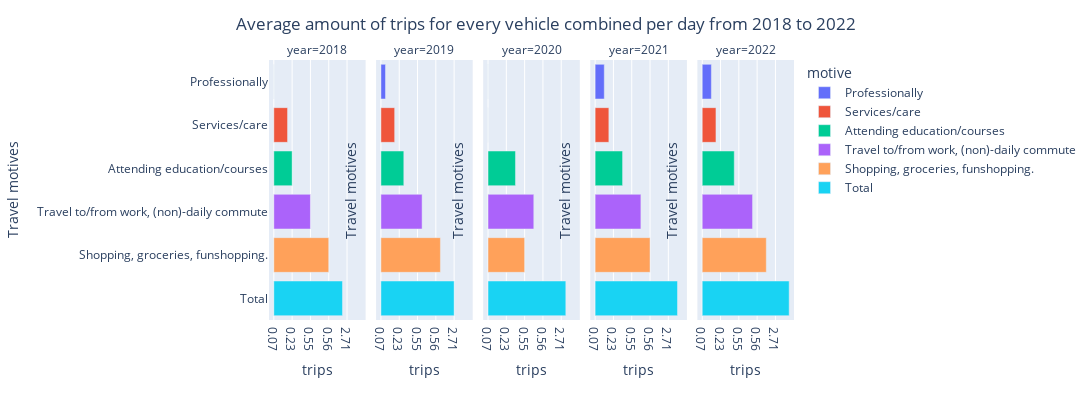

Notebook code for this chart:
### Markdown cell above
This bar chart shows the number of trips per mobility motive. The biggest share is shopping, groceries and funshopping.

### Code cell
mobility_trips_years = mobility_trips_motive[years]
display(mobility_trips_motive)
display(mobility_trips_years)


# Melt the data to create a 'year' column
mobility_trips_years = mobility_trips_years.reset_index().melt(id_vars=['motive'], var_name='year', value_name='trips')

fig = px.bar(mobility_trips_years, x='trips', y='motive', color='motive', facet_col='year', orientation='h', hover_name='trips', width=1100, height=400)

fig.update_layout(title={
    'text': 'Average amount of trips for every vehicle combined per day from 2018 to 2022',
    'x': 0.5
})
fig.update_yaxes(title_text="Travel motives")
fig.show()

### Figure 1 — Plotly figure (JSON) as saved in the notebook; plotly's stock layout.template omitted (floating-point values rounded to 4 significant figures)
{"data": [{"alignmentgroup": "True", "hovertemplate": "<b>%{hovertext}</b><br><br>motive=%{y}<br>year=2018<br>trips=%{x}<extra></extra>", "hovertext": ["0.07"], "legendgroup": "Professionally", "marker": {"color": "#636efa", "pattern": {"shape": ""}}, "name": "Professionally", "offsetgroup": "Professionally", "orientation": "h", "showlegend": true, "textposition": "auto", "type": "bar", "x": ["0.07"], "xaxis": "x", "y": ["Professionally"], "yaxis": "y"}, {"alignmentgroup": "True", "hovertemplate": "<b>%{hovertext}</b><br><br>motive=%{y}<br>year=2019<br>trips=%{x}<extra></extra>", "hovertext": ["0.11"], "legendgroup": "Professionally", "marker": {"color": "#636efa", "pattern": {"shape": ""}}, "name": "Professionally", "offsetgroup": "Professionally", "orientation": "h", "showlegend": false, "textposition": "auto", "type": "bar", "x": ["0.11"], "xaxis": "x2", "y": ["Professionally"], "yaxis": "y2"}, {"alignmentgroup": "True", "hovertemplate": "<b>%{hovertext}</b><br><br>motive=%{y}<br>year=2020<br>trips=%{x}<extra></extra>", "hovertext": ["0.07"], "legendgroup": "Professionally", "marker": {"color": "#636efa", "pattern": {"shape": ""}}, "name": "Professionally", "offsetgroup": "Professionally", "orientation": "h", "showlegend": false, "textposition": "auto", "type": "bar", "x": ["0.07"], "xaxis": "x3", "y": ["Professionally"], "yaxis": "y3"}, {"alignmentgroup": "True", "hovertemplate": "<b>%{hovertext}</b><br><br>motive=%{y}<br>year=2021<br>trips=%{x}<extra></extra>", "hovertext": ["0.08"], "legendgroup": "Professionally", "marker": {"color": "#636efa", "pattern": {"shape": ""}}, "name": "Professionally", "offsetgroup": "Professionally", "orientation": "h", "showlegend": false, "textposition": "auto", "type": "bar", "x": ["0.08"], "xaxis": "x4", "y": ["Professionally"], "yaxis": "y4"}, {"alignmentgroup": "True", "hovertemplate": "<b>%{hovertext}</b><br><br>motive=%{y}<br>year=2022<br>trips=%{x}<extra></extra>", "hovertext": ["0.08"], "legendgroup": "Professionally", "marker": {"color": "#636efa", "pattern": {"shape": ""}}, "name": "Professionally", "offsetgroup": "Professionally", "orientation": "h", "showlegend": false, "textposition": "auto", "type": "bar", "x": ["0.08"], "xaxis": "x5", "y": ["Professionally"], "yaxis": "y5"}, {"alignmentgroup": "True", "hovertemplate": "<b>%{hovertext}</b><br><br>motive=%{y}<br>year=2018<br>trips=%{x}<extra></extra>", "hovertext": ["0.09"], "legendgroup": "Services/care", "marker": {"color": "#EF553B", "pattern": {"shape": ""}}, "name": "Services/care", "offsetgroup": "Services/care", "orientation": "h", "showlegend": true, "textposition": "auto", "type": "bar", "x": ["0.09"], "xaxis": "x", "y": ["Services/care"], "yaxis": "y"}, {"alignmentgroup": "True", "hovertemplate": "<b>%{hovertext}</b><br><br>motive=%{y}<br>year=2019<br>trips=%{x}<extra></extra>", "hovertext": ["0.09"], "legendgroup": "Services/care", "marker": {"color": "#EF553B", "pattern": {"shape": ""}}, "name": "Services/care", "offsetgroup": "Services/care", "orientation": "h", "showlegend": false, "textposition": "auto", "type": "bar", "x": ["0.09"], "xaxis": "x2", "y": ["Services/care"], "yaxis": "y2"}, {"alignmentgroup": "True", "hovertemplate": "<b>%{hovertext}</b><br><br>motive=%{y}<br>year=2020<br>trips=%{x}<extra></extra>", "hovertext": ["0.07"], "legendgroup": "Services/care", "marker": {"color": "#EF553B", "pattern": {"shape": ""}}, "name": "Services/care", "offsetgroup": "Services/care", "orientation": "h", "showlegend": false, "textposition": "auto", "type": "bar", "x": ["0.07"], "xaxis": "x3", "y": ["Services/care"], "yaxis": "y3"}, {"alignmentgroup": "True", "hovertemplate": "<b>%{hovertext}</b><br><br>motive=%{y}<br>year=2021<br>trips=%{x}<extra></extra>", "hovertext": ["0.09"], "legendgroup": "Services/care", "marker": {"color": "#EF553B", "pattern": {"shape": ""}}, "name": "Services/care", "offsetgroup": "Services/care", "orientation": "h", "showlegend": false, "textposition": "auto", "type": "bar", "x": ["0.09"], "xaxis": "x4", "y": ["Services/care"], "yaxis": "y4"}, {"alignmentgroup": "True", "hovertemplate": "<b>%{hovertext}</b><br><br>motive=%{y}<br>year=2022<br>trips=%{x}<extra></extra>", "hovertext": ["0.09"], "legendgroup": "Services/care", "marker": {"color": "#EF553B", "pattern": {"shape": ""}}, "name": "Services/care", "offsetgroup": "Services/care", "orientation": "h", "showlegend": false, "textposition": "auto", "type": "bar", "x": ["0.09"], "xaxis": "x5", "y": ["Services/care"], "yaxis": "y5"}, {"alignmentgroup": "True", "hovertemplate": "<b>%{hovertext}</b><br><br>motive=%{y}<br>year=2018<br>trips=%{x}<extra></extra>", "hovertext": ["0.23"], "legendgroup": "Attending education/courses", "marker": {"color": "#00cc96", "pattern": {"shape": ""}}, "name": "Attending education/courses", "offsetgroup": "Attending education/courses", "orientation": "h", "showlegend": true, "textposition": "auto", "type": "bar", "x": ["0.23"], "xaxis": "x", "y": ["Attending education/courses"], "yaxis": "y"}, {"alignmentgroup": "True", "hovertemplate": "<b>%{hovertext}</b><br><br>motive=%{y}<br>year=2019<br>trips=%{x}<extra></extra>", "hovertext": ["0.22"], "legendgroup": "Attending education/courses", "marker": {"color": "#00cc96", "pattern": {"shape": ""}}, "name": "Attending education/courses", "offsetgroup": "Attending education/courses", "orientation": "h", "showlegend": false, "textposition": "auto", "type": "bar", "x": ["0.22"], "xaxis": "x2", "y": ["Attending education/courses"], "yaxis": "y2"}, {"alignmentgroup": "True", "hovertemplate": "<b>%{hovertext}</b><br><br>motive=%{y}<br>year=2020<br>trips=%{x}<extra></extra>", "hovertext": ["0.14"], "legendgroup": "Attending education/courses", "marker": {"color": "#00cc96", "pattern": {"shape": ""}}, "name": "Attending education/courses", "offsetgroup": "Attending education/courses", "orientation": "h", "showlegend": false, "textposition": "auto", "type": "bar", "x": ["0.14"], "xaxis": "x3", "y": ["Attending education/courses"], "yaxis": "y3"}, {"alignmentgroup": "True", "hovertemplate": "<b>%{hovertext}</b><br><br>motive=%{y}<br>year=2021<br>trips=%{x}<extra></extra>", "hovertext": ["0.14"], "legendgroup": "Attending education/courses", "marker": {"color": "#00cc96", "pattern": {"shape": ""}}, "name": "Attending education/courses", "offsetgroup": "Attending education/courses", "orientation": "h", "showlegend": false, "textposition": "auto", "type": "bar", "x": ["0.14"], "xaxis": "x4", "y": ["Attending education/courses"], "yaxis": "y4"}, {"alignmentgroup": "True", "hovertemplate": "<b>%{hovertext}</b><br><br>motive=%{y}<br>year=2022<br>trips=%{x}<extra></extra>", "hovertext": ["0.18"], "legendgroup": "Attending education/courses", "marker": {"color": "#00cc96", "pattern": {"shape": ""}}, "name": "Attending education/courses", "offsetgroup": "Attending education/courses", "orientation": "h", "showlegend": false, "textposition": "auto", "type": "bar", "x": ["0.18"], "xaxis": "x5", "y": ["Attending education/courses"], "yaxis": "y5"}, {"alignmentgroup": "True", "hovertemplate": "<b>%{hovertext}</b><br><br>motive=%{y}<br>year=2018<br>trips=%{x}<extra></extra>", "hovertext": ["0.55"], "legendgroup": "Travel to/from work, (non)-daily commute", "marker": {"color": "#ab63fa", "pattern": {"shape": ""}}, "name": "Travel to/from work, (non)-daily commute", "offsetgroup": "Travel to/from work, (non)-daily commute", "orientation": "h", "showlegend": true, "textposition": "auto", "type": "bar", "x": ["0.55"], "xaxis": "x", "y": ["Travel to/from work, (non)-daily commute"], "yaxis": "y"}, {"alignmentgroup": "True", "hovertemplate": "<b>%{hovertext}</b><br><br>motive=%{y}<br>year=2019<br>trips=%{x}<extra></extra>", "hovertext": ["0.50"], "legendgroup": "Travel to/from work, (non)-daily commute", "marker": {"color": "#ab63fa", "pattern": {"shape": ""}}, "name": "Travel to/from work, (non)-daily commute", "offsetgroup": "Travel to/from work, (non)-daily commute", "orientation": "h", "showlegend": false, "textposition": "auto", "type": "bar", "x": ["0.50"], "xaxis": "x2", "y": ["Travel to/from work, (non)-daily commute"], "yaxis": "y2"}, {"alignmentgroup": "True", "hovertemplate": "<b>%{hovertext}</b><br><br>motive=%{y}<br>year=2020<br>trips=%{x}<extra></extra>", "hovertext": ["0.37"], "legendgroup": "Travel to/from work, (non)-daily commute", "marker": {"color": "#ab63fa", "pattern": {"shape": ""}}, "name": "Travel to/from work, (non)-daily commute", "offsetgroup": "Travel to/from work, (non)-daily commute", "orientation": "h", "showlegend": false, "textposition": "auto", "type": "bar", "x": ["0.37"], "xaxis": "x3", "y": ["Travel to/from work, (non)-daily commute"], "yaxis": "y3"}, {"alignmentgroup": "True", "hovertemplate": "<b>%{hovertext}</b><br><br>motive=%{y}<br>year=2021<br>trips=%{x}<extra></extra>", "hovertext": ["0.37"], "legendgroup": "Travel to/from work, (non)-daily commute", "marker": {"color": "#ab63fa", "pattern": {"shape": ""}}, "name": "Travel to/from work, (non)-daily commute", "offsetgroup": "Travel to/from work, (non)-daily commute", "orientation": "h", "showlegend": false, "textposition": "auto", "type": "bar", "x": ["0.37"], "xaxis": "x4", "y": ["Travel to/from work, (non)-daily commute"], "yaxis": "y4"}, {"alignmentgroup": "True", "hovertemplate": "<b>%{hovertext}</b><br><br>motive=%{y}<br>year=2022<br>trips=%{x}<extra></extra>", "hovertext": ["0.42"], "legendgroup": "Travel to/from work, (non)-daily commute", "marker": {"color": "#ab63fa", "pattern": {"shape": ""}}, "name": "Travel to/from work, (non)-daily commute", "offsetgroup": "Travel to/from work, (non)-daily commute", "orientation": "h", "showlegend": false, "textposition": "auto", "type": "bar", "x": ["0.42"], "xaxis": "x5", "y": ["Travel to/from work, (non)-daily commute"], "yaxis": "y5"}, {"alignmentgroup": "True", "hovertemplate": "<b>%{hovertext}</b><br><br>motive=%{y}<br>year=2018<br>trips=%{x}<extra></extra>", "hovertext": ["0.56"], "legendgroup": "Shopping, groceries, funshopping.", "marker": {"color": "#FFA15A", "pattern": {"shape": ""}}, "name": "Shopping, groceries, funshopping.", "offsetgroup": "Shopping, groceries, funshopping.", "orientation": "h", "showlegend": true, "textposition": "auto", "type": "bar", "x": ["0.56"], "xaxis": "x", "y": ["Shopping, groceries, funshopping."], "yaxis": "y"}, {"alignmentgroup": "True", "hovertemplate": "<b>%{hovertext}</b><br><br>motive=%{y}<br>year=2019<br>trips=%{x}<extra></extra>", "hovertext": ["0.54"], "legendgroup": "Shopping, groceries, funshopping.", "marker": {"color": "#FFA15A", "pattern": {"shape": ""}}, "name": "Shopping, groceries, funshopping.", "offsetgroup": "Shopping, groceries, funshopping.", "orientation": "h", "showlegend": false, "textposition": "auto", "type": "bar", "x": ["0.54"], "xaxis": "x2", "y": ["Shopping, groceries, funshopping."], "yaxis": "y2"}, {"alignmentgroup": "True", "hovertemplate": "<b>%{hovertext}</b><br><br>motive=%{y}<br>year=2020<br>trips=%{x}<extra></extra>", "hovertext": ["0.55"], "legendgroup": "Shopping, groceries, funshopping.", "marker": {"color": "#FFA15A", "pattern": {"shape": ""}}, "name": "Shopping, groceries, funshopping.", "offsetgroup": "Shopping, groceries, funshopping.", "orientation": "h", "showlegend": false, "textposition": "auto", "type": "bar", "x": ["0.55"], "xaxis": "x3", "y": ["Shopping, groceries, funshopping."], "yaxis": "y3"}, {"alignmentgroup": "True", "hovertemplate": "<b>%{hovertext}</b><br><br>motive=%{y}<br>year=2021<br>trips=%{x}<extra></extra>", "hovertext": ["0.56"], "legendgroup": "Shopping, groceries, funshopping.", "marker": {"color": "#FFA15A", "pattern": {"shape": ""}}, "name": "Shopping, groceries, funshopping.", "offsetgroup": "Shopping, groceries, funshopping.", "orientation": "h", "showlegend": false, "textposition": "auto", "type": "bar", "x": ["0.56"], "xaxis": "x4", "y": ["Shopping, groceries, funshopping."], "yaxis": "y4"}, {"alignmentgroup": "True", "hovertemplate": "<b>%{hovertext}</b><br><br>motive=%{y}<br>year=2022<br>trips=%{x}<extra></extra>", "hovertext": ["0.58"], "legendgroup": "Shopping, groceries, funshopping.", "marker": {"color": "#FFA15A", "pattern": {"shape": ""}}, "name": "Shopping, groceries, funshopping.", "offsetgroup": "Shopping, groceries, funshopping.", "orientation": "h", "showlegend": false, "textposition": "auto", "type": "bar", "x": ["0.58"], "xaxis": "x5", "y": ["Shopping, groceries, funshopping."], "yaxis": "y5"}, {"alignmentgroup": "True", "hovertemplate": "<b>%{hovertext}</b><br><br>motive=%{y}<br>year=2018<br>trips=%{x}<extra></extra>", "hovertext": ["2.78"], "legendgroup": "Total", "marker": {"color": "#19d3f3", "pattern": {"shape": ""}}, "name": "Total", "offsetgroup": "Total", "orientation": "h", "showlegend": true, "textposition": "auto", "type": "bar", "x": ["2.78"], "xaxis": "x", "y": ["Total"], "yaxis": "y"}, {"alignmentgroup": "True", "hovertemplate": "<b>%{hovertext}</b><br><br>motive=%{y}<br>year=2019<br>trips=%{x}<extra></extra>", "hovertext": ["2.71"], "legendgroup": "Total", "marker": {"color": "#19d3f3", "pattern": {"shape": ""}}, "name": "Total", "offsetgroup": "Total", "orientation": "h", "showlegend": false, "textposition": "auto", "type": "bar", "x": ["2.71"], "xaxis": "x2", "y": ["Total"], "yaxis": "y2"}, {"alignmentgroup": "True", "hovertemplate": "<b>%{hovertext}</b><br><br>motive=%{y}<br>year=2020<br>trips=%{x}<extra></extra>", "hovertext": ["2.35"], "legendgroup": "Total", "marker": {"color": "#19d3f3", "pattern": {"shape": ""}}, "name": "Total", "offsetgroup": "Total", "orientation": "h", "showlegend": false, "textposition": "auto", "type": "bar", "x": ["2.35"], "xaxis": "x3", "y": ["Total"], "yaxis": "y3"}, {"alignmentgroup": "True", "hovertemplate": "<b>%{hovertext}</b><br><br>motive=%{y}<br>year=2021<br>trips=%{x}<extra></extra>", "hovertext": ["2.51"], "legendgroup": "Total", "marker": {"color": "#19d3f3", "pattern": {"shape": ""}}, "name": "Total", "offsetgroup": "Total", "orientation": "h", "showlegend": false, "textposition": "auto", "type": "bar", "x": ["2.51"], "xaxis": "x4", "y": ["Total"], "yaxis": "y4"}, {"alignmentgroup": "True", "hovertemplate": "<b>%{hovertext}</b><br><br>motive=%{y}<br>year=2022<br>trips=%{x}<extra></extra>", "hovertext": ["2.70"], "legendgroup": "Total", "marker": {"color": "#19d3f3", "pattern": {"shape": ""}}, "name": "Total", "offsetgroup": "Total", "orientation": "h", "showlegend": false, "textposition": "auto", "type": "bar", "x": ["2.70"], "xaxis": "x5", "y": ["Total"], "yaxis": "y5"}], "layout": {"annotations": [{"font": {}, "showarrow": false, "text": "year=2018", "x": 0.092, "xanchor": "center", "xref": "paper", "y": 1, "yanchor": "bottom", "yref": "paper"}, {"font": {}, "showarrow": false, "text": "year=2019", "x": 0.296, "xanchor": "center", "xref": "paper", "y": 1, "yanchor": "bottom", "yref": "paper"}, {"font": {}, "showarrow": false, "text": "year=2020", "x": 0.5, "xanchor": "center", "xref": "paper", "y": 1, "yanchor": "bottom", "yref": "paper"}, {"font": {}, "showarrow": false, "text": "year=2021", "x": 0.704, "xanchor": "center", "xref": "paper", "y": 1, "yanchor": "bottom", "yref": "paper"}, {"font": {}, "showarrow": false, "text": "year=2022", "x": 0.908, "xanchor": "center", "xref": "paper", "y": 1, "yanchor": "bottom", "yref": "paper"}], "barmode": "relative", "height": 400, "legend": {"title": {"text": "motive"}, "tracegroupgap": 0}, "margin": {"t": 60}, "title": {"text": "Average amount of trips for every vehicle combined per day from 2018 to 2022", "x": 0.5}, "width": 1100, "xaxis": {"anchor": "y", "autorange": true, "domain": [0, 0.184], "range": [-1.056, 20.06], "title": {"text": "trips"}, "type": "category"}, "xaxis2": {"anchor": "y2", "autorange": true, "domain": [0.204, 0.388], "matches": "x", "range": [-1.056, 20.06], "title": {"text": "trips"}, "type": "category"}, "xaxis3": {"anchor": "y3", "autorange": true, "domain": [0.408, 0.592], "matches": "x", "range": [-1.056, 20.06], "title": {"text": "trips"}, "type": "category"}, "xaxis4": {"anchor": "y4", "autorange": true, "domain": [0.612, 0.796], "matches": "x", "range": [-1.056, 20.06], "title": {"text": "trips"}, "type": "category"}, "xaxis5": {"anchor": "y5", "autorange": true, "domain": [0.816, 1], "matches": "x", "range": [-1.056, 20.06], "title": {"text": "trips"}, "type": "category"}, "yaxis": {"anchor": "x", "autorange": true, "categoryarray": ["Total", "Shopping, groceries, funshopping.", "Travel to/from work, (non)-daily commute", "Attending education/courses", "Services/care", "Professionally"], "categoryorder": "array", "domain": [0, 1], "range": [-0.5, 5.5], "title": {"text": "Travel motives"}, "type": "category"}, "yaxis2": {"anchor": "x2", "autorange": true, "domain": [0, 1], "matches": "y", "range": [-0.5, 5.5], "showticklabels": false, "title": {"text": "Travel motives"}, "type": "category"}, "yaxis3": {"anchor": "x3", "autorange": true, "domain": [0, 1], "matches": "y", "range": [-0.5, 5.5], "showticklabels": false, "title": {"text": "Travel motives"}, "type": "category"}, "yaxis4": {"anchor": "x4", "autorange": true, "domain": [0, 1], "matches": "y", "range": [-0.5, 5.5], "showticklabels": false, "title": {"text": "Travel motives"}, "type": "category"}, "yaxis5": {"anchor": "x5", "autorange": true, "domain": [0, 1], "matches": "y", "range": [-0.5, 5.5], "showticklabels": false, "title": {"text": "Travel motives"}, "type": "category"}}}
